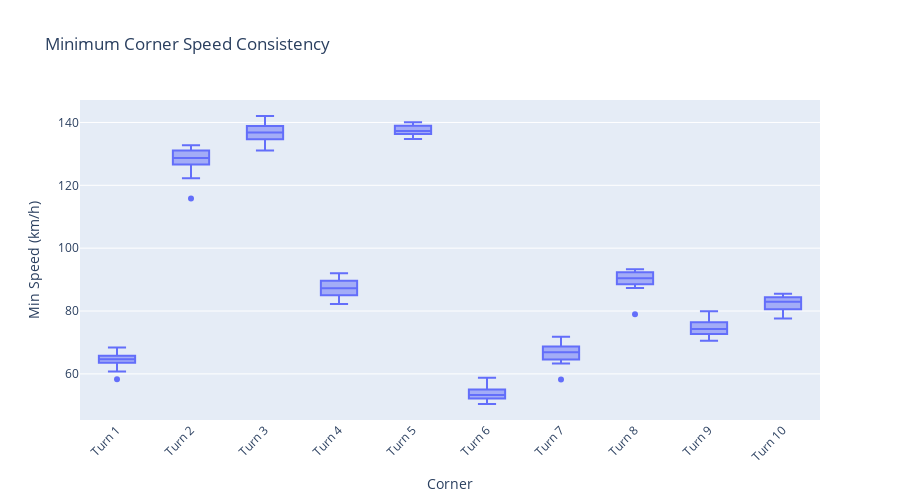

Write notebook code for a chart like this one.
### Code cell
# Visualize corner minimum speed consistency
corner_stats = stats_df[stats_df["segment_type"] == "corner"].dropna(subset=["min_speed"])

if len(corner_stats) > 0:
    fig = px.box(
        corner_stats,
        x="segment_name",
        y="min_speed",
        title="Minimum Corner Speed Consistency",
        labels={"min_speed": "Min Speed (km/h)", "segment_name": "Corner"},
    )
    fig.update_layout(xaxis_tickangle=-45, width=900, height=500)
    show_fig(fig)
else:
    print("No corner speed data available")

### Figure 1 — Plotly figure (JSON) as saved in the notebook; plotly's stock layout.template omitted (floating-point values rounded to 4 significant figures; data arrays with more than 128 entries replaced by an {"elided": "..."} marker saying what was removed)
{"data": [{"alignmentgroup": "True", "hovertemplate": "Corner=%{x}<br>Min Speed (km/h)=%{y}<extra></extra>", "legendgroup": "", "marker": {"color": "#636efa"}, "name": "", "notched": false, "offsetgroup": "", "orientation": "v", "showlegend": false, "type": "box", "x": {"elided": "130 str values"}, "x0": " ", "xaxis": "x", "y": {"elided": "130 float values"}, "y0": " ", "yaxis": "y"}], "layout": {"boxmode": "group", "height": 500, "legend": {"tracegroupgap": 0}, "title": {"text": "Minimum Corner Speed Consistency"}, "width": 900, "xaxis": {"anchor": "y", "domain": [0.0, 1.0], "tickangle": -45, "title": {"text": "Corner"}}, "yaxis": {"anchor": "x", "domain": [0.0, 1.0], "title": {"text": "Min Speed (km/h)"}}}}
